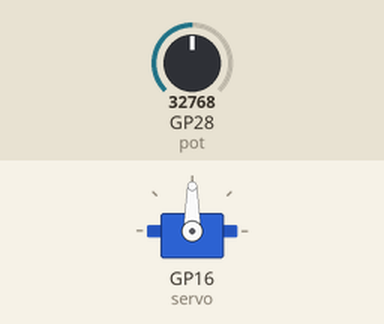
This program was run on a simulated Raspberry Pi Pico running MicroPython. On the bench: servo. Inputs (shaded band) come from the test bench; at power-on: GP28 (pot) = 32768 (analog values on the 0–65535 scale). Servo angles are drawn from the pulse width (0.5 ms = 0°, 2.5 ms = 180°); what the program prints to the serial console is not drawn.

Above: at 1.2 s.
1.3 s: GP28 (pot) set to 0
At 2.5 s:
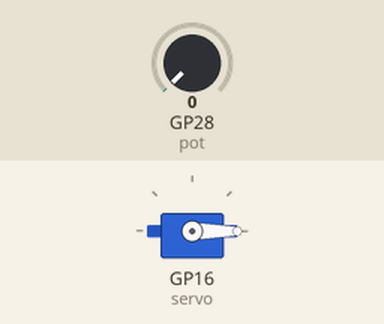
2.8 s: GP28 (pot) set to 7864
At 3.8 s:
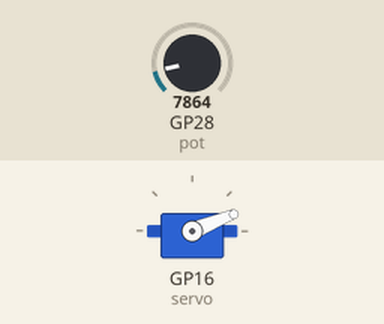
4.3 s: GP28 (pot) set to 19660
At 5.3 s:
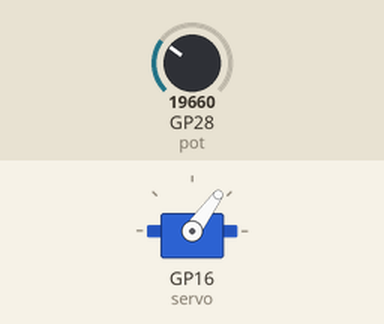
5.8 s: GP28 (pot) set to 45874
At 7.0 s:
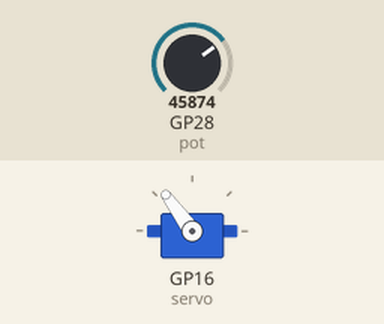
7.3 s: GP28 (pot) set to 57670
At 7.6 s:
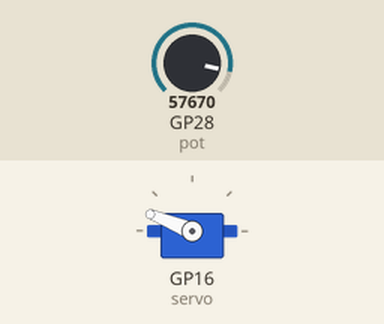
8.8 s: GP28 (pot) set to 32767
At 9.6 s:
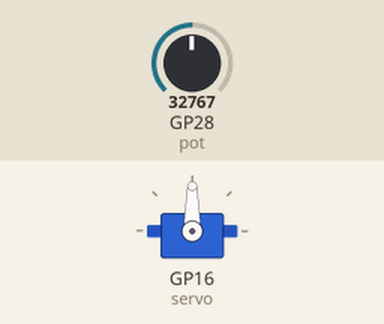
Timing chart, 0 to 11.8 s (numbered marks = the images above; inputs shaded):
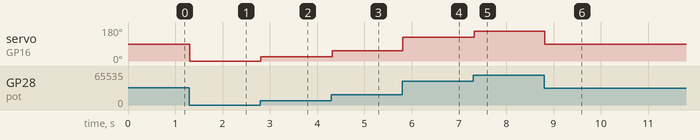

The program:

10_04_servo_pot.py
```python
from machine import ADC,Pin, PWM
from utime import sleep

servo = PWM(Pin(16))
servo.freq(50) # pulso cada 20ms
min_pulso_us = 500
max_pulso_us = 2500
factor_angulo_pulso = 180/(max_pulso_us-min_pulso_us)

pot = ADC(28)

def set_pulso(pulso_us):
    angulo = (pulso_us - min_pulso_us) * factor_angulo_pulso

    duty = int(pulso_us / 0.305)
    servo.duty_u16(duty)
    return  angulo

while True:
    valor_pot = pot.read_u16()
    pulso_servo = (max_pulso_us - min_pulso_us) * valor_pot/65535 + min_pulso_us
    angulo = set_pulso(pulso_servo)
    print(f'{valor_pot} - {pulso_servo} - {angulo:.1f}',end='\r')
    sleep(0.02)
```

Measured:
- after the input at 1.3 s, servo on GP16 (servo): 90° → 0° at once
- after the input at 2.8 s, servo on GP16 (servo): 0° → 22° at once
- after the input at 4.3 s, servo on GP16 (servo): 22° → 54° at once
- after the input at 5.8 s, servo on GP16 (servo): 54° → 126° at once
- after the input at 7.3 s, servo on GP16 (servo): 126° → 158° at once
- after the input at 8.8 s, servo on GP16 (servo): 158° → 90° at once
